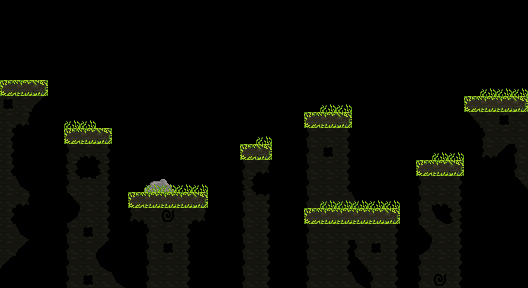

This game map was drawn from its Tiled (.tmx) file and the tilesets committed beside it. A one-line description and the trimmed map source follow:
An orthogonal 33x18 tile map with 16x16 px tiles, 4 tile layers (bg, fg, detalles, fgd).

<map version="1.0" orientation="orthogonal" renderorder="right-down" width="33" height="18" tilewidth="16" tileheight="16" nextobjectid="1">
 <tileset firstgid="1" name="Tileset" tilewidth="16" tileheight="16">
  <image source="Tileset.png" width="256" height="384" />
 </tileset>
 <layer name="bg" width="33" height="18">
  <data>[594 cells, 166 non-empty, 18 distinct tile ids]</data>
 </layer>
 <layer name="fg" width="33" height="18">
  <data>[594 cells, 29 non-empty, 3 distinct tile ids]</data>
 </layer>
 <layer name="detalles" width="33" height="18">
  <data>[594 cells, 6 non-empty, 1 distinct tile ids]</data>
 </layer>
 <layer name="fgd" width="33" height="18">
  <data>[594 cells, 0 non-empty, 0 distinct tile ids]</data>
 </layer>
</map>
